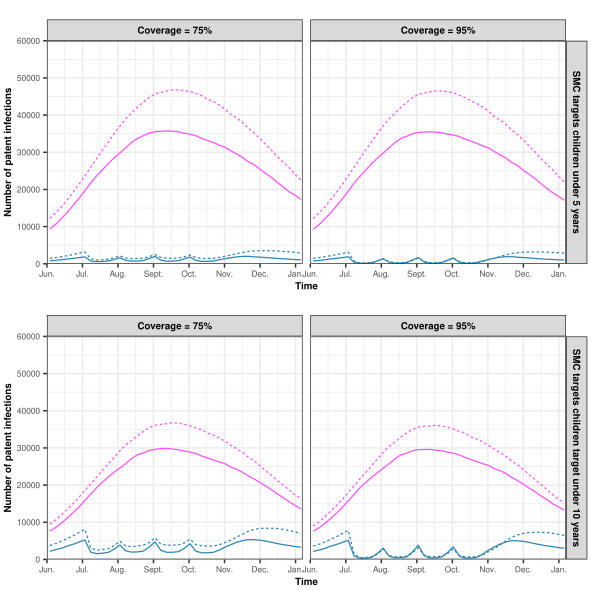

Generate this figure with R:
###############################################################################
# Code to visuals Figure S2.6 (the impact of access to first-line treatment   #
# on the number of patent infections in SMC children and adults)              # 
#                                                                             #
# Input: Data of drug concentration of SP* across time                        #
#                                                                             #
# author: thiery Masserey (thiery.masserey@swisstph.ch)                       #
###############################################################################


# Load the data
Output_data <- read.csv("/scicore/home/penny/masthi00/smc_resistance/Visualise/Figure/Data_figure_S2.7.csv", header = T)


# Define number of survey per year
Number_survey_years<-73

# Define label for coverage
C.labs <- c("Coverage = 75%", "Coverage = 80%", "Coverage = 85%", "Coverage = 90%", "Coverage = 95%","Coverage = 100%")
names(C.labs) <- c("0.75", "0.8", "0.85", "0.9", "0.95","1")

# Define lable for populaiton targeted
T.labs <- c("SMC targets children under 5 years", "SMC targets children target under 10 years")
names(T.labs) <- c("5", "10")


# Plot
PLOT_S4<-ggplot()+
  geom_line(data=Output_data[Output_data$Age==5,],aes(x=Survey/Number_survey_years-31, y=nPatent_2, linetype=Access), size=3/ggplot2::.pt/constant, color=SteppedSequential5Steps[17])+
  geom_line(data=Output_data[Output_data$Age==5,],aes(x=Survey/Number_survey_years-31, y=nPatent_3+nPatent_4, linetype=Access),size=3/ggplot2::.pt/constant, color=Green2Magenta16Steps[12])+
  facet_grid( Age~ Coverage, labeller = labeller(Age =T.labs, Coverage = C.labs)) +
  scale_y_continuous(name = "Number of patent infections", lim=c(0,60000),expand = c(0, 0)) +
  scale_x_continuous(name = "Time", lim=c(0.5,1.1), breaks = c(1/12,2/12,3/12,4/12,5/12,6/12,7/12,8/12,9/12,10/12,11/12,12/12, 13/12), labels=c("Jan.","Feb.","Mar.","Apr.","May","Jun.","Jul.","Aug.","Sept.","Oct.","Nov.","Dec.","Jan."),expand = c(0, 0)) +
  theme_bw() + 
  theme(axis.text.x = element_text(size =  16/constant),
        axis.text.y = element_text(size =  16/constant),
        axis.title.x = element_text(size =  18/constant, face = "bold"),
        axis.title.y = element_text(size =  18/constant, face = "bold"))+
  theme(plot.margin = unit(c(0.5, 0.1, 0.1, 0.1), "cm"))+
  theme(legend.position = "none")+
  theme(strip.text.x = element_text(size = 18 / constant, color = "black", face = "bold"),
        strip.text.y = element_text( size = 18 / constant, color = "black", face = "bold")) + 
  expand_limits(x = 0, y = 0)

PLOT_S4B<-ggplot()+
  geom_line(data=Output_data[Output_data$Age==10],aes(x=Survey/Number_survey_years-31, y=nPatent_2+nPatent_3, linetype=Access), size=3/ggplot2::.pt/constant, color=SteppedSequential5Steps[17])+
  geom_line(data=Output_data[Output_data$Age==10],aes(x=Survey/Number_survey_years-31, y=nPatent_4, linetype=Access),size=3/ggplot2::.pt/constant, color=Green2Magenta16Steps[12])+
  facet_grid( Age~ Coverage, labeller = labeller(Age =T.labs, Coverage = C.labs)) +
  scale_y_continuous(name = "Number of patent infections", lim=c(0,60000),expand = c(0, 0)) +
  scale_x_continuous(name = "Time", lim=c(0.5,1.1), breaks = c(1/12,2/12,3/12,4/12,5/12,6/12,7/12,8/12,9/12,10/12,11/12,12/12, 13/12), labels=c("Jan.","Feb.","Mar.","Apr.","May","Jun.","Jul.","Aug.","Sept.","Oct.","Nov.","Dec.","Jan."),expand = c(0, 0)) +
  theme_bw() + 
  theme(axis.text.x = element_text(size =  16/constant),
        axis.text.y = element_text(size =  16/constant),
        axis.title.x = element_text(size =  18/constant, face = "bold"),
        axis.title.y = element_text(size =  18/constant, face = "bold"))+
  theme(plot.margin = unit(c(0.5, 0.1, 0.1, 0.1), "cm"))+
  theme(legend.position = "none")+
  theme(strip.text.x = element_text(size = 18 / constant, color = "black", face = "bold"),
        strip.text.y = element_text( size = 18 / constant, color = "black", face = "bold")) + 
  expand_limits(x = 0, y = 0)

PLOT1 <- plot_grid(PLOT_S4, PLOT_S4B, ncol = 1, nrow = 2, scale = 1)


# Save Figure 1
ggsave("/scicore/home/penny/masthi00/smc_resistance/Visualise/Figure/Figure_S2.6.pdf", plot = PLOT1, width = 15, height = 15, device = "pdf", units = "cm", dpi = 300)
